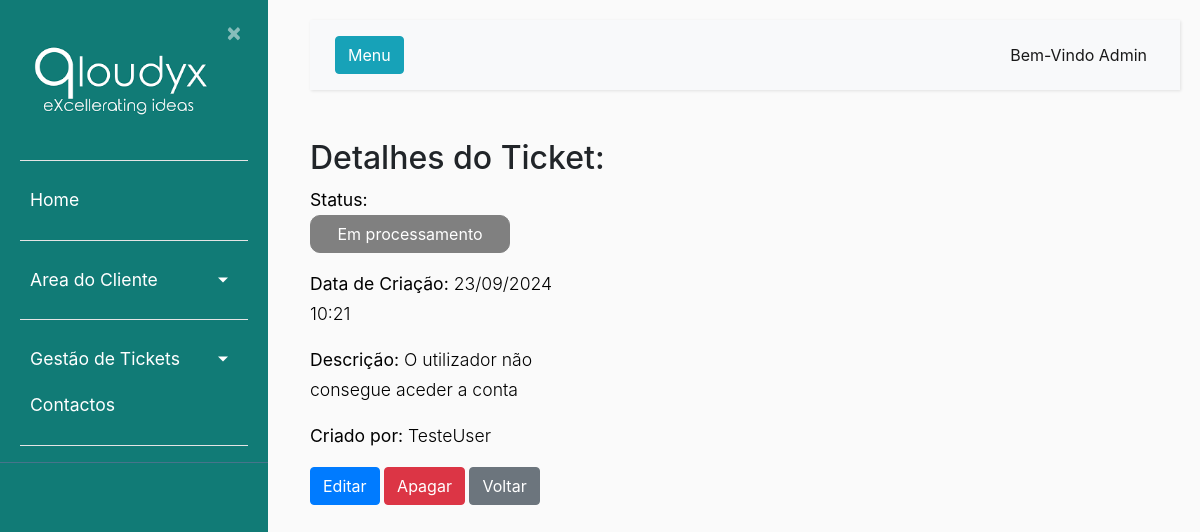
The page /1/detalhe (signed in) on the database its author committed.
### ticket/models.py (models this page shows, shortened)
class Usuarios(AbstractBaseUser):
    nome = models.CharField(max_length=100, unique=True,verbose_name='Utilizador')
    email = models.EmailField(verbose_name='E-mail')
    foto = models.ImageField(null=True, blank=True, upload_to='users/uploads/fotos',verbose_name='Foto')
    descricao = models.CharField(max_length=250, null=True)
    EscolhasRole = {
    ("Interno", "Interno"),
    ("Operador", "Operador"),
    ("Cliente", "Cliente"),
    }
    role = models.CharField(max_length=50,choices= EscolhasRole ,verbose_name='Cargo')
    entidade = models.ForeignKey(Entidades, on_delete=models.CASCADE, verbose_name='Entidade')
    telefone = PhoneNumberField(null=True, blank=False, unique=True, verbose_name='Telefone')
    date_of_birth = models.DateField(verbose_name='Data de Nascimento')
    is_active = models.BooleanField(default=True, verbose_name='Ativo?')
    is_admin = models.BooleanField(default=False, verbose_name='Admin?')
    objects = MyUserManager()
    USERNAME_FIELD = 'nome'
    REQUIRED_FIELDS = ['date_of_birth','email']

class Ticket(models.Model):
    nome = models.CharField(max_length=50, verbose_name='Titulo')
    dataCriacao = models.DateTimeField(default=timezone.now(), verbose_name='Data de Criação')
    descricao = models.CharField(max_length=300, verbose_name='Descrição')
    usuarios = models.ForeignKey(Usuarios, null = True, on_delete=models.CASCADE, related_name="responsavel", verbose_name='Responsável')
    app_tpPedidos = models.ForeignKey(Apps_tpPedidos, on_delete=models.CASCADE, verbose_name='Tipo de Problema')
    prioridade = models.ForeignKey(Prioridade, null = True , on_delete=models.CASCADE, verbose_name='Prioridade')
    resolucao = models.ForeignKey(Resolucao, null = True, on_delete=models.CASCADE, verbose_name='Resolução')
    id_Proprietario = models.ForeignKey(Usuarios, null = True, on_delete=models.CASCADE, related_name="criador", verbose_name='Criador do Ticket')
    estado = models.ForeignKey(StatusLog,null = True,default = 1, on_delete=models.CASCADE, verbose_name='Estado Atual')
    usuario_app = models.ForeignKey(Usuarios_Apps,null = True, on_delete=models.CASCADE, limit_choices_to={'usuario': "4"})

class StatusLog(models.Model):
    estado = models.ForeignKey(Estado, on_delete=models.CASCADE, verbose_name='Estado')
    usuario = models.ForeignKey(Usuarios, on_delete=models.CASCADE, verbose_name='Utilizador')
    dataHora = models.DateTimeField(default=timezone.now(), verbose_name='Data de Criação')

class Estado(models.Model):
    estado = models.CharField(max_length=20)
    cor = models.CharField(max_length=30)
    font_color = models.CharField(max_length=30)
    descricao = models.CharField(max_length=300)

### ticket/views.py (the view)
# urls.py: path('<int:pk>/detalhe', views.ticket_detalhe, name='detalheticket'),  # Ver detalhes do ticket
@login_required
def ticket_detalhe(request, pk):
    if request.user.nome == "Admin" or request.user.role == "Interno":
        ticket = get_object_or_404(Ticket, pk=pk)
        return render(request, 'ticket/detalheticket.html', {'ticket': ticket})
    else:
        ticket = get_object_or_404(Ticket, pk=pk)
        return render(request, 'ticket/detalheticket.html', {'ticket': ticket})

### ticket/templates/ticket/detalheticket.html
{% extends "ticket/base.html" %}
{% block content %}
    <body>
        <h2 class="mt-2">Detalhes do Ticket: {{ ticket.titulo }}</h2>
        <p><strong>Status:</strong> <button style="background-color:{{ticket.estado.estado.font_color}}; border-color:{{ticket.estado.estado.font_color}}; width:200px; border-radius: 10px;"type="button" class="btn btn-primary">{{ ticket.estado.estado.estado }}</button>
        <p><strong>Data de Criação:</strong> {{ ticket.dataCriacao|date:"d/m/Y H:i" }}</p>
        <p><strong>Descrição:</strong> {{ ticket.descricao }}</p>
        <p><strong>Criado por:</strong> {{ ticket.id_Proprietario.nome }}</p>
        <a href="{% url 'editar_ticket' ticket.pk %}" class="btn btn-primary">Editar</a>
        <a href="{% url 'apagar_ticket' ticket.pk %}" class="btn btn-danger">Apagar</a>
        <a href="{% url 'listaticket' %}" class="btn btn-secondary">Voltar</a>
    </body>
{% endblock content %}

### ticket/templates/ticket/base.html (shortened to what this page needs)
{% load static %}
<!DOCTYPE html>
<html lang="en">
<head>
    <link rel="stylesheet" href="https://cdn.jsdelivr.net/npm/bootstrap@4.0.0/dist/css/bootstrap.min.css">
    <link rel="stylesheet" type="text/css" href="{% static 'ticket/main.css' %}">
</head>
<body>
    <div class="wrapper">
        <nav id="sidebar">
            <div class="sidebar-header">
                <a href = "{% url 'ticket-home' %}"> <img src="{% static 'ticket/Qloudyx.png' %}" style="width:200px;height:100%;"></a>
                <a class="close" onclick="CloseMenu()">&nbsp×&nbsp</a>
                <hr>
            </div>
            <ul class="list-unstyled components" >
                <li>
                    <a href="{% url 'ticket-home' %}">Home</a>
                        {% if user.is_authenticated %}
                    <hr>
                    <a href="#homeSubmenu" data-toggle="collapse" aria-expanded="false" class="dropdown-toggle">Area do Cliente</a>
                        {% endif %}
                </li>
                <li>
                    {% if user.is_authenticated %}
                    <hr>
                    <a href="#pageSubmenu" data-toggle="collapse" aria-expanded="false" class="dropdown-toggle">Gestão de Tickets</a>
                    {% endif %}
                    <a href="#">Contactos</a>
                    <hr>
            </ul>
        </nav>
        </div>
        <div id="content">
            <nav class="navbar navbar-expand-lg navbar-light bg-light">
                <div class="container-fluid">
                    <button type="button" id="sidebarCollapse" onClick="OpenMenu()" class="btn btn-info">
                        <span>Menu</span>
                    </button>
                    <div class="collapse navbar-collapse" id="navbarSupportedContent">
                        <ul class="nav navbar-nav ml-auto">
                            <li class="nav-item active">
                                <a class="nav-link" href="#">Bem-Vindo {{user.nome}}</a>
                            </li>
                        </ul>
                    </div>
                </div>
            </nav>
            <main role="main" class="container">
                <div class="row">
                    <div class="col-md-8">
                    </div>
                </div>
            </main>
            {% block content %}{% endblock %}
</body>
</html>

### ticket/static/ticket/main.css (style rules this page uses)
body { background: #fafafa; }
p { font-size: 1.1em; font-weight: 300; line-height: 1.7em; max-width: 250px; color: black; display:block; text-align: left; }
hr { background-color: white; }
a, a:hover, a:focus { color: inherit; text-decoration: none; transition: all 0.3s; }
.navbar { padding: 15px 10px; background: #fff; border: none; border-radius: 0; margin-bottom: 40px; box-shadow: 1px 1px 3px rgba(0, 0, 0, 0.1); }
.wrapper { display: flex; width: 100%; align-items: stretch; }
#sidebar { height: 100%; width: 250; position: fixed; z-index: 1; overflow-x: hidden; background: #117B76; color: #fff; transition: all 0.3s; }
#sidebar .sidebar-header { padding-left: 20px; padding-top: 20px; padding-right: 20px; background: #117B76; }
#sidebar ul.components { padding-left: 20px; padding-right: 20px; border-bottom: 1px solid #47748b; }
#sidebar ul li a { padding: 10px; font-size: 1.1em; display: block; }
a[data-toggle="collapse"] { position: relative; }
.dropdown-toggle::after { display: block; position: absolute; top: 50%; right: 20px; transform: translateY(-50%); }
#content { margin-left: 290px; position: relative; padding: 20px; min-height: 100vh; transition: all 0.3s; }

### rows shown on the page
Usuarios: nome "Admin"
Ticket: estado.estado.estado "Em processamento", dataCriacao "23/09/2024 10:21", descricao "O utilizador não consegue aceder a conta", id_Proprietario.nome "TesteUser"
